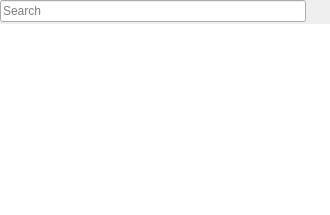
<?xml version="1.0" encoding="UTF-8"?>
<ui version="4.0">
 <author>
SPDX-FileCopyrightText: 2024 S. MANKOWSKI stephane@mankowski.fr
SPDX-FileCopyrightText: 2024 G. DE BURE support@mankowski.fr
SPDX-License-Identifier: GPL-3.0-or-later
 </author>      
 <class>skgbookmarkplugindockwidget_base</class>
 <widget class="QWidget" name="skgbookmarkplugindockwidget_base">
  <property name="geometry">
   <rect>
    <x>0</x>
    <y>0</y>
    <width>330</width>
    <height>215</height>
   </rect>
  </property>
  <layout class="QGridLayout" name="gridLayout">
   <property name="leftMargin">
    <number>0</number>
   </property>
   <property name="topMargin">
    <number>0</number>
   </property>
   <property name="rightMargin">
    <number>0</number>
   </property>
   <property name="bottomMargin">
    <number>0</number>
   </property>
   <property name="spacing">
    <number>2</number>
   </property>
   <item row="0" column="0">
    <widget class="QLineEdit" name="kFilterEdit">
     <property name="focusPolicy">
      <enum>Qt::WheelFocus</enum>
     </property>
     <property name="placeholderText">
      <string>Search</string>
     </property>
     <property name="clearButtonEnabled">
      <bool>true</bool>
     </property>
    </widget>
   </item>
   <item row="1" column="0" colspan="2">
    <widget class="SKGTreeView" name="kBookmarksList">
     <property name="focusPolicy">
      <enum>Qt::NoFocus</enum>
     </property>
     <property name="toolTip">
      <string>&lt;!DOCTYPE HTML PUBLIC &quot;-//W3C//DTD HTML 4.0//EN&quot; &quot;https://www.w3.org/TR/REC-html40/strict.dtd&quot;&gt;
&lt;html&gt;&lt;head&gt;&lt;meta name=&quot;qrichtext&quot; content=&quot;1&quot; /&gt;&lt;style type=&quot;text/css&quot;&gt;
p, li { white-space: pre-wrap; }
&lt;/style&gt;&lt;/head&gt;&lt;body style=&quot; font-family:'DejaVu Sans'; font-size:10pt; font-weight:400; font-style:normal;&quot;&gt;
&lt;p style=&quot; margin-top:0px; margin-bottom:0px; margin-left:0px; margin-right:0px; -qt-block-indent:0; text-indent:0px;&quot;&gt;this list allows you to open bookmarked pages&lt;/p&gt;
&lt;p style=&quot; margin-top:0px; margin-bottom:0px; margin-left:0px; margin-right:0px; -qt-block-indent:0; text-indent:0px;&quot;&gt;&lt;span style=&quot; font-weight:600;&quot;&gt;Ctrl&lt;/span&gt; to open in a new page&lt;/p&gt;&lt;/body&gt;&lt;/html&gt;</string>
     </property>
     <property name="statusTip">
      <string>this list allows you to open bookmarked pages</string>
     </property>
     <property name="frameShape">
      <enum>QFrame::NoFrame</enum>
     </property>
     <property name="lineWidth">
      <number>0</number>
     </property>
     <property name="dragEnabled">
      <bool>true</bool>
     </property>
     <property name="dragDropMode">
      <enum>QAbstractItemView::DragDrop</enum>
     </property>
     <property name="selectionMode">
      <enum>QAbstractItemView::ExtendedSelection</enum>
     </property>
     <property name="iconSize">
      <size>
       <width>32</width>
       <height>32</height>
      </size>
     </property>
     <property name="uniformRowHeights">
      <bool>true</bool>
     </property>
     <property name="animated">
      <bool>true</bool>
     </property>
     <property name="allColumnsShowFocus">
      <bool>true</bool>
     </property>
     <property name="headerHidden">
      <bool>true</bool>
     </property>
     <property name="expandsOnDoubleClick">
      <bool>false</bool>
     </property>
    </widget>
   </item>
   <item row="0" column="1">
    <widget class="QToolButton" name="kTools">
     <property name="maximumSize">
      <size>
       <width>22</width>
       <height>22</height>
      </size>
     </property>
     <property name="focusPolicy">
      <enum>Qt::NoFocus</enum>
     </property>
     <property name="popupMode">
      <enum>QToolButton::InstantPopup</enum>
     </property>
     <property name="autoRaise">
      <bool>true</bool>
     </property>
    </widget>
   </item>
  </layout>
 </widget>
 <customwidgets>
  <customwidget>
   <class>SKGTreeView</class>
   <extends>QTreeView</extends>
   <header>skgtreeview.h</header>
   <container>1</container>
  </customwidget>
 </customwidgets>
 <tabstops>
  <tabstop>kFilterEdit</tabstop>
  <tabstop>kTools</tabstop>
  <tabstop>kBookmarksList</tabstop>
 </tabstops>
 <resources/>
 <connections/>
 <slots>
  <slot>onAddBookmarkGroup()</slot>
  <slot>onAddBookmark()</slot>
  <slot>onRemoveBookmark()</slot>
  <slot>onRenameBookmark()</slot>
  <slot>onOpenBookmark()</slot>
  <slot>onBookmarkEditorChanged()</slot>
  <slot>onBookmarkFilterRegExpChanged()</slot>
  <slot>onAddAutoStart()</slot>
 </slots>
</ui>
